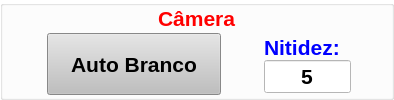
         <widget class="QGroupBox" name="groupBox_2">
          <property name="sizePolicy">
           <sizepolicy hsizetype="Minimum" vsizetype="Minimum">
            <horstretch>0</horstretch>
            <verstretch>0</verstretch>
           </sizepolicy>
          </property>
          <property name="styleSheet">
           <string notr="true">background-image: url();
background-color: rgba(255, 255, 255, 0);</string>
          </property>
          <property name="title">
           <string/>
          </property>
          <property name="flat">
           <bool>true</bool>
          </property>
          <layout class="QVBoxLayout" name="verticalLayout_9">
           <property name="spacing">
            <number>0</number>
           </property>
           <property name="sizeConstraint">
            <enum>QLayout::SetMinimumSize</enum>
           </property>
           <property name="leftMargin">
            <number>0</number>
           </property>
           <property name="topMargin">
            <number>0</number>
           </property>
           <property name="rightMargin">
            <number>0</number>
           </property>
           <property name="bottomMargin">
            <number>0</number>
           </property>
           <item>
            <layout class="QHBoxLayout" name="horizontalLayout_7">
             <property name="spacing">
              <number>0</number>
             </property>
             <property name="sizeConstraint">
              <enum>QLayout::SetMinimumSize</enum>
             </property>
             <item>
              <spacer name="horizontalSpacer_8">
               <property name="orientation">
                <enum>Qt::Horizontal</enum>
               </property>
               <property name="sizeHint" stdset="0">
                <size>
                 <width>2</width>
                 <height>2</height>
                </size>
               </property>
              </spacer>
             </item>
             <item>
              <widget class="QLabel" name="label_11">
               <property name="palette">
                <palette>
                 <active>
                  <colorrole role="Button">
                   <brush brushstyle="SolidPattern">
                    <color alpha="0">
                     <red>255</red>
                     <green>255</green>
                     <blue>255</blue>
                    </color>
                   </brush>
                  </colorrole>
                  <colorrole role="Base">
                   <brush brushstyle="SolidPattern">
                    <color alpha="0">
                     <red>255</red>
                     <green>255</green>
                     <blue>255</blue>
                    </color>
                   </brush>
                  </colorrole>
                  <colorrole role="Window">
                   <brush brushstyle="SolidPattern">
                    <color alpha="0">
                     <red>255</red>
                     <green>255</green>
                     <blue>255</blue>
                    </color>
                   </brush>
                  </colorrole>
                 </active>
                 <inactive>
                  <colorrole role="Button">
                   <brush brushstyle="SolidPattern">
                    <color alpha="0">
                     <red>255</red>
                     <green>255</green>
                     <blue>255</blue>
                    </color>
                   </brush>
                  </colorrole>
                  <colorrole role="Base">
                   <brush brushstyle="SolidPattern">
                    <color alpha="0">
                     <red>255</red>
                     <green>255</green>
                     <blue>255</blue>
                    </color>
                   </brush>
                  </colorrole>
                  <colorrole role="Window">
                   <brush brushstyle="SolidPattern">
                    <color alpha="0">
                     <red>255</red>
                     <green>255</green>
                     <blue>255</blue>
                    </color>
                   </brush>
                  </colorrole>
                 </inactive>
                 <disabled>
                  <colorrole role="Button">
                   <brush brushstyle="SolidPattern">
                    <color alpha="0">
                     <red>255</red>
                     <green>255</green>
                     <blue>255</blue>
                    </color>
                   </brush>
                  </colorrole>
                  <colorrole role="Base">
                   <brush brushstyle="SolidPattern">
                    <color alpha="0">
                     <red>255</red>
                     <green>255</green>
                     <blue>255</blue>
                    </color>
                   </brush>
                  </colorrole>
                  <colorrole role="Window">
                   <brush brushstyle="SolidPattern">
                    <color alpha="0">
                     <red>255</red>
                     <green>255</green>
                     <blue>255</blue>
                    </color>
                   </brush>
                  </colorrole>
                 </disabled>
                </palette>
               </property>
               <property name="font">
                <font>
                 <pointsize>16</pointsize>
                </font>
               </property>
               <property name="styleSheet">
                <string notr="true">background-color: rgba(255, 255, 255, 0);</string>
               </property>
               <property name="text">
                <string>&lt;!DOCTYPE HTML PUBLIC &quot;-//W3C//DTD HTML 4.0//EN&quot; &quot;http:/SVG//www.w3.org/TR/REC-html40/strict.dtd&quot;&gt;
&lt;html&gt;&lt;head&gt;&lt;meta name=&quot;qrichtext&quot; content=&quot;1&quot; /&gt;&lt;style type=&quot;text/css&quot;&gt;
p, li { white-space: pre-wrap; }
&lt;/style&gt;&lt;/head&gt;&lt;body style=&quot; font-family:'Sans Serif'; font-size:9pt; font-weight:400; font-style:normal;&quot;&gt;
&lt;p style=&quot; margin-top:0px; margin-bottom:0px; margin-left:0px; margin-right:0px; -qt-block-indent:0; text-indent:0px;&quot;&gt;&lt;span style=&quot; font-family:'Arial'; font-size:16pt; font-weight:600; color:#ff0000;&quot;&gt;Câmera&lt;/span&gt;&lt;/p&gt;&lt;/body&gt;&lt;/html&gt;</string>
               </property>
              </widget>
             </item>
             <item>
              <spacer name="horizontalSpacer_7">
               <property name="orientation">
                <enum>Qt::Horizontal</enum>
               </property>
               <property name="sizeHint" stdset="0">
                <size>
                 <width>2</width>
                 <height>2</height>
                </size>
               </property>
              </spacer>
             </item>
            </layout>
           </item>
           <item>
            <layout class="QHBoxLayout" name="horizontalLayout_8" stretch="1,4,1,2,0">
             <property name="spacing">
              <number>0</number>
             </property>
             <property name="sizeConstraint">
              <enum>QLayout::SetMinimumSize</enum>
             </property>
             <item>
              <spacer name="horizontalSpacer_19">
               <property name="orientation">
                <enum>Qt::Horizontal</enum>
               </property>
               <property name="sizeHint" stdset="0">
                <size>
                 <width>2</width>
                 <height>2</height>
                </size>
               </property>
              </spacer>
             </item>
             <item>
              <layout class="QVBoxLayout" name="verticalLayout_10" stretch="0,1,0">
               <property name="spacing">
                <number>0</number>
               </property>
               <property name="sizeConstraint">
                <enum>QLayout::SetMinimumSize</enum>
               </property>
               <item>
                <spacer name="verticalSpacer_5">
                 <property name="orientation">
                  <enum>Qt::Vertical</enum>
                 </property>
                 <property name="sizeHint" stdset="0">
                  <size>
                   <width>2</width>
                   <height>2</height>
                  </size>
                 </property>
                </spacer>
               </item>
               <item>
                <widget class="QPushButton" name="pushButton_10">
                 <property name="sizePolicy">
                  <sizepolicy hsizetype="Minimum" vsizetype="Expanding">
                   <horstretch>0</horstretch>
                   <verstretch>0</verstretch>
                  </sizepolicy>
                 </property>
                 <property name="palette">
                  <palette>
                   <active>
                    <colorrole role="Button">
                     <brush brushstyle="SolidPattern">
                      <color alpha="255">
                       <red>191</red>
                       <green>191</green>
                       <blue>191</blue>
                      </color>
                     </brush>
                    </colorrole>
                    <colorrole role="Base">
                     <brush brushstyle="SolidPattern">
                      <color alpha="255">
                       <red>191</red>
                       <green>191</green>
                       <blue>191</blue>
                      </color>
                     </brush>
                    </colorrole>
                    <colorrole role="Window">
                     <brush brushstyle="SolidPattern">
                      <color alpha="255">
                       <red>191</red>
                       <green>191</green>
                       <blue>191</blue>
                      </color>
                     </brush>
                    </colorrole>
                   </active>
                   <inactive>
                    <colorrole role="Button">
                     <brush brushstyle="SolidPattern">
                      <color alpha="255">
                       <red>191</red>
                       <green>191</green>
                       <blue>191</blue>
                      </color>
                     </brush>
                    </colorrole>
                    <colorrole role="Base">
                     <brush brushstyle="SolidPattern">
                      <color alpha="255">
                       <red>191</red>
                       <green>191</green>
                       <blue>191</blue>
                      </color>
                     </brush>
                    </colorrole>
                    <colorrole role="Window">
                     <brush brushstyle="SolidPattern">
                      <color alpha="255">
                       <red>191</red>
                       <green>191</green>
                       <blue>191</blue>
                      </color>
                     </brush>
                    </colorrole>
                   </inactive>
                   <disabled>
                    <colorrole role="Button">
                     <brush brushstyle="SolidPattern">
                      <color alpha="255">
                       <red>191</red>
                       <green>191</green>
                       <blue>191</blue>
                      </color>
                     </brush>
                    </colorrole>
                    <colorrole role="Base">
                     <brush brushstyle="SolidPattern">
                      <color alpha="255">
                       <red>191</red>
                       <green>191</green>
                       <blue>191</blue>
                      </color>
                     </brush>
                    </colorrole>
                    <colorrole role="Window">
                     <brush brushstyle="SolidPattern">
                      <color alpha="255">
                       <red>191</red>
                       <green>191</green>
                       <blue>191</blue>
                      </color>
                     </brush>
                    </colorrole>
                   </disabled>
                  </palette>
                 </property>
                 <property name="font">
                  <font>
                   <family>Arial</family>
                   <pointsize>16</pointsize>
                   <weight>75</weight>
                   <bold>true</bold>
                  </font>
                 </property>
                 <property name="styleSheet">
                  <string notr="true">background-color: rgb(191, 191, 191);</string>
                 </property>
                 <property name="text">
                  <string>Auto Branco</string>
                 </property>
                </widget>
               </item>
               <item>
                <spacer name="verticalSpacer_8">
                 <property name="orientation">
                  <enum>Qt::Vertical</enum>
                 </property>
                 <property name="sizeHint" stdset="0">
                  <size>
                   <width>2</width>
                   <height>2</height>
                  </size>
                 </property>
                </spacer>
               </item>
              </layout>
             </item>
             <item>
              <spacer name="horizontalSpacer_9">
               <property name="orientation">
                <enum>Qt::Horizontal</enum>
               </property>
               <property name="sizeHint" stdset="0">
                <size>
                 <width>2</width>
                 <height>2</height>
                </size>
               </property>
              </spacer>
             </item>
             <item>
              <layout class="QVBoxLayout" name="verticalLayout_11" stretch="0,0,0,0">
               <property name="spacing">
                <number>0</number>
               </property>
               <property name="sizeConstraint">
                <enum>QLayout::SetMinimumSize</enum>
               </property>
               <item>
                <spacer name="verticalSpacer_6">
                 <property name="orientation">
                  <enum>Qt::Vertical</enum>
                 </property>
                 <property name="sizeHint" stdset="0">
                  <size>
                   <width>2</width>
                   <height>2</height>
                  </size>
                 </property>
                </spacer>
               </item>
               <item>
                <widget class="QLabel" name="label_12">
                 <property name="palette">
                  <palette>
                   <active>
                    <colorrole role="Button">
                     <brush brushstyle="SolidPattern">
                      <color alpha="0">
                       <red>255</red>
                       <green>255</green>
                       <blue>255</blue>
                      </color>
                     </brush>
                    </colorrole>
                    <colorrole role="Base">
                     <brush brushstyle="SolidPattern">
                      <color alpha="0">
                       <red>255</red>
                       <green>255</green>
                       <blue>255</blue>
                      </color>
                     </brush>
                    </colorrole>
                    <colorrole role="Window">
                     <brush brushstyle="SolidPattern">
                      <color alpha="0">
                       <red>255</red>
                       <green>255</green>
                       <blue>255</blue>
                      </color>
                     </brush>
                    </colorrole>
                   </active>
                   <inactive>
                    <colorrole role="Button">
                     <brush brushstyle="SolidPattern">
                      <color alpha="0">
                       <red>255</red>
                       <green>255</green>
                       <blue>255</blue>
                      </color>
                     </brush>
                    </colorrole>
                    <colorrole role="Base">
                     <brush brushstyle="SolidPattern">
                      <color alpha="0">
                       <red>255</red>
                       <green>255</green>
                       <blue>255</blue>
                      </color>
                     </brush>
                    </colorrole>
                    <colorrole role="Window">
                     <brush brushstyle="SolidPattern">
                      <color alpha="0">
                       <red>255</red>
                       <green>255</green>
                       <blue>255</blue>
                      </color>
                     </brush>
                    </colorrole>
                   </inactive>
                   <disabled>
                    <colorrole role="Button">
                     <brush brushstyle="SolidPattern">
                      <color alpha="0">
                       <red>255</red>
                       <green>255</green>
                       <blue>255</blue>
                      </color>
                     </brush>
                    </colorrole>
                    <colorrole role="Base">
                     <brush brushstyle="SolidPattern">
                      <color alpha="0">
                       <red>255</red>
                       <green>255</green>
                       <blue>255</blue>
                      </color>
                     </brush>
                    </colorrole>
                    <colorrole role="Window">
                     <brush brushstyle="SolidPattern">
                      <color alpha="0">
                       <red>255</red>
                       <green>255</green>
                       <blue>255</blue>
                      </color>
                     </brush>
                    </colorrole>
                   </disabled>
                  </palette>
                 </property>
                 <property name="font">
                  <font>
                   <pointsize>16</pointsize>
                   <weight>50</weight>
                   <bold>false</bold>
                  </font>
                 </property>
                 <property name="styleSheet">
                  <string notr="true">background-color: rgba(255, 255, 255, 0);</string>
                 </property>
                 <property name="text">
                  <string>&lt;!DOCTYPE HTML PUBLIC &quot;-//W3C//DTD HTML 4.0//EN&quot; &quot;http:/SVG//www.w3.org/TR/REC-html40/strict.dtd&quot;&gt;
&lt;html&gt;&lt;head&gt;&lt;meta name=&quot;qrichtext&quot; content=&quot;1&quot; /&gt;&lt;style type=&quot;text/css&quot;&gt;
p, li { white-space: pre-wrap; }
&lt;/style&gt;&lt;/head&gt;&lt;body style=&quot; font-family:'Sans Serif'; font-size:9pt; font-weight:400; font-style:normal;&quot;&gt;
&lt;p style=&quot; margin-top:0px; margin-bottom:0px; margin-left:0px; margin-right:0px; -qt-block-indent:0; text-indent:0px;&quot;&gt;&lt;span style=&quot; font-family:'MS Shell Dlg 2'; font-size:16pt; font-weight:600; color:#0000ff;&quot;&gt;Nitidez:&lt;/span&gt;&lt;/p&gt;&lt;/body&gt;&lt;/html&gt;</string>
                 </property>
                 <property name="buddy">
                  <cstring>edNitidez</cstring>
                 </property>
                </widget>
               </item>
               <item>
                <widget class="CQuickMenuLineEdit" name="edNitidez">
                 <property name="palette">
                  <palette>
                   <active>
                    <colorrole role="Button">
                     <brush brushstyle="SolidPattern">
                      <color alpha="255">
                       <red>255</red>
                       <green>255</green>
                       <blue>255</blue>
                      </color>
                     </brush>
                    </colorrole>
                    <colorrole role="Base">
                     <brush brushstyle="SolidPattern">
                      <color alpha="255">
                       <red>255</red>
                       <green>255</green>
                       <blue>255</blue>
                      </color>
                     </brush>
                    </colorrole>
                    <colorrole role="Window">
                     <brush brushstyle="SolidPattern">
                      <color alpha="255">
                       <red>255</red>
                       <green>255</green>
                       <blue>255</blue>
                      </color>
                     </brush>
                    </colorrole>
                   </active>
                   <inactive>
                    <colorrole role="Button">
                     <brush brushstyle="SolidPattern">
                      <color alpha="255">
                       <red>255</red>
                       <green>255</green>
                       <blue>255</blue>
                      </color>
                     </brush>
                    </colorrole>
                    <colorrole role="Base">
                     <brush brushstyle="SolidPattern">
                      <color alpha="255">
                       <red>255</red>
                       <green>255</green>
                       <blue>255</blue>
                      </color>
                     </brush>
                    </colorrole>
                    <colorrole role="Window">
                     <brush brushstyle="SolidPattern">
                      <color alpha="255">
                       <red>255</red>
                       <green>255</green>
                       <blue>255</blue>
                      </color>
                     </brush>
                    </colorrole>
                   </inactive>
                   <disabled>
                    <colorrole role="Button">
                     <brush brushstyle="SolidPattern">
                      <color alpha="255">
                       <red>255</red>
                       <green>255</green>
                       <blue>255</blue>
                      </color>
                     </brush>
                    </colorrole>
                    <colorrole role="Base">
                     <brush brushstyle="SolidPattern">
                      <color alpha="255">
                       <red>255</red>
                       <green>255</green>
                       <blue>255</blue>
                      </color>
                     </brush>
                    </colorrole>
                    <colorrole role="Window">
                     <brush brushstyle="SolidPattern">
                      <color alpha="255">
                       <red>255</red>
                       <green>255</green>
                       <blue>255</blue>
                      </color>
                     </brush>
                    </colorrole>
                   </disabled>
                  </palette>
                 </property>
                 <property name="font">
                  <font>
                   <family>Arial</family>
                   <pointsize>16</pointsize>
                   <weight>75</weight>
                   <bold>true</bold>
                  </font>
                 </property>
                 <property name="styleSheet">
                  <string notr="true">background-color: rgb(255, 255, 255);</string>
                 </property>
                 <property name="text">
                  <string>5</string>
                 </property>
                 <property name="maxLength">
                  <number>2</number>
                 </property>
                 <property name="alignment">
                  <set>Qt::AlignCenter</set>
                 </property>
                </widget>
               </item>
               <item>
                <spacer name="verticalSpacer_7">
                 <property name="orientation">
                  <enum>Qt::Vertical</enum>
                 </property>
                 <property name="sizeHint" stdset="0">
                  <size>
                   <width>2</width>
                   <height>2</height>
                  </size>
                 </property>
                </spacer>
               </item>
              </layout>
             </item>
             <item>
              <spacer name="horizontalSpacer_20">
               <property name="orientation">
                <enum>Qt::Horizontal</enum>
               </property>
               <property name="sizeHint" stdset="0">
                <size>
                 <width>40</width>
                 <height>20</height>
                </size>
               </property>
              </spacer>
             </item>
            </layout>
           </item>
          </layout>
         </widget>
